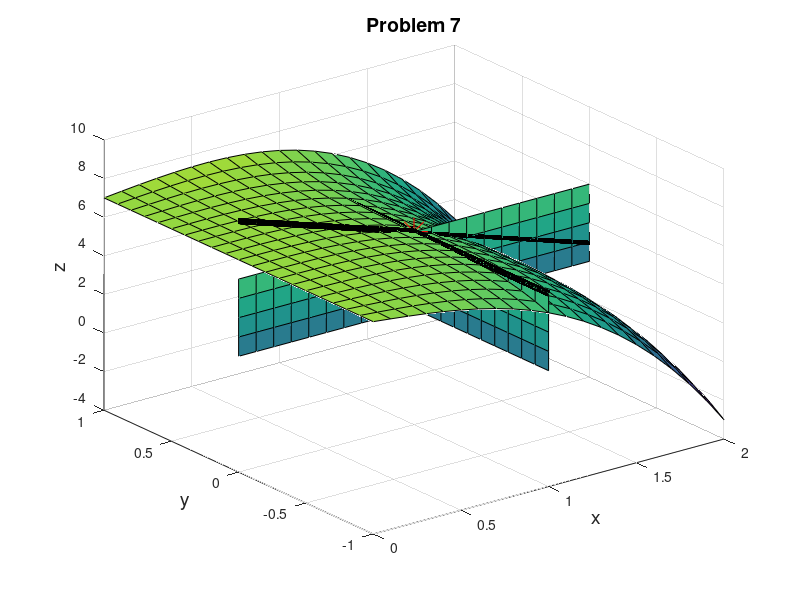
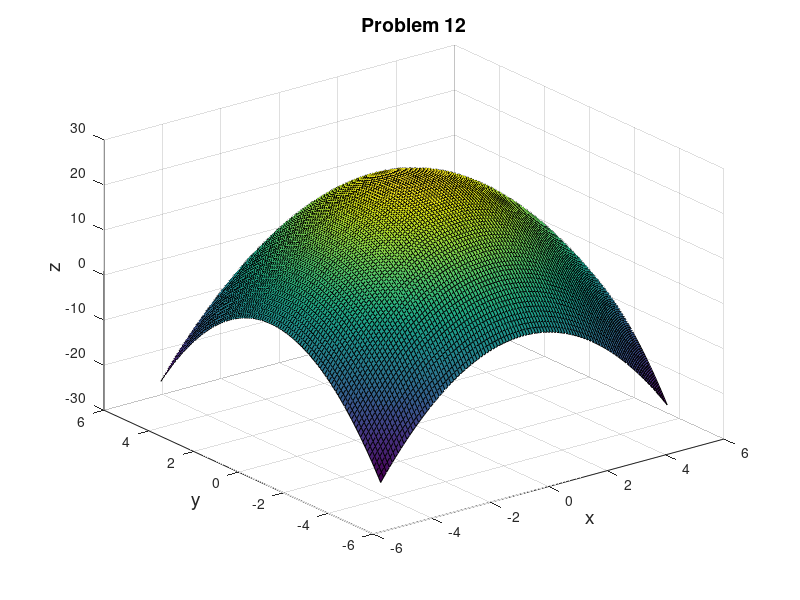

Here is the MATLAB script that generated these plots, in order:
%-------------------------------
% 7 - Find the tangent planes
%-------------------------------
figure;
[x,y] = meshgrid(0:.1:2,-1:.1:1);
z = x.*y.^3-x.^3+7;
p = [1, 0, 6];
surf(x,y,z); hold on;
plot3(p(1),p(2),p(3),'r*','Markersize',20);

% Plot plane A
[x,z] = meshgrid(0:.1:2,2:1:6.2);
y = ones(size(x,1),size(z,2))*p(2);
surf(x,y,z);

% Plot plane B
[y,z] = meshgrid(-1:.1:1,2:1:6.2);
x = ones(size(y,1),size(z,2))*p(1);
surf(x,y,z);

% Plot lines
[y,x] = meshgrid(0:.1:2);
z = -3*x+9;
surf(x,0*y,z,'Linewidth',4);

[y,x] = meshgrid(-1:.1:1);
x = ones(size(x));
z = -3*x+9;
surf(x,y,z,'Linewidth',4);

title('Problem 7','Fontsize',14);
xlabel('x','Fontsize',14);
ylabel('y','Fontsize',14);
zlabel('z','Fontsize',14);


%-------------------------------
% 12 - Plot the paraboloid
%-------------------------------
figure;
[x,y] = meshgrid(-4.9:.1:4.9);
z = 25-x.^2-y.^2;
surf(x,y,z);

title('Problem 12','Fontsize',14);
xlabel('x','Fontsize',14);
ylabel('y','Fontsize',14);
zlabel('z','Fontsize',14);
